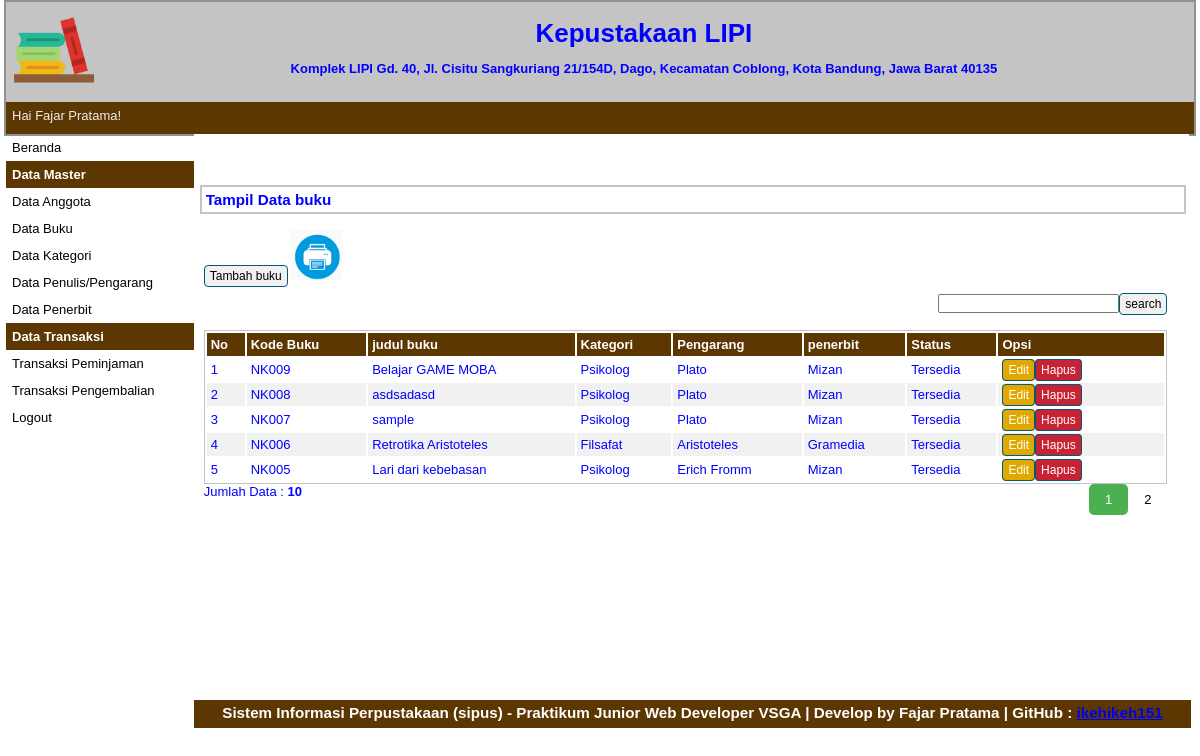
The app's page /index.php?p=buku (signed in) with its own data.
### tables this page shows
CREATE TABLE `tbbuku` (
  `id` int(11) NOT NULL,
  `kode_buku` varchar(10) NOT NULL,
  `judulbuku` varchar(50) NOT NULL,
  `kategori` varchar(50) NOT NULL,
  `pengarang` varchar(40) NOT NULL,
  `penerbit` varchar(40) NOT NULL,
  `status` varchar(10) NOT NULL DEFAULT '0' COMMENT '0 = tidak dipinjam\r\n1 = dipinjam',
  `waktu_dibuat` datetime NOT NULL DEFAULT current_timestamp()
);

CREATE TABLE `tbkategori` (
  `id` int(11) NOT NULL,
  `kode_kategori` varchar(10) NOT NULL,
  `nama_kategori` varchar(50) NOT NULL
);

CREATE TABLE `tbpenulis` (
  `id` int(11) NOT NULL,
  `kode_penulis` varchar(10) NOT NULL,
  `nama_penulis` varchar(50) NOT NULL
);

CREATE TABLE `tbpenerbit` (
  `id` int(11) NOT NULL,
  `kode_penerbit` varchar(10) NOT NULL,
  `nama_penerbit` varchar(50) NOT NULL
);

### pages/buku.php (the view, shortened to what this page needs)
<div id="label-page">
  <h3>Tampil Data buku</h3>
</div>
<div id="content">
  <p id="tombol-tambah-container"><a href="index.php?p=buku-input" class="tombol">Tambah buku</a>
    <a target="_blank" href="pages/cetak_buku.php"><img src="print.png" height="50px" height="50px"></a>
  <FORM CLASS="form-inline" METHOD="POST">
    <div align="right">
      <form method=post>
        <input type="text" name="pencarian"><input type="submit" name="search" value="search" class="tombol">
      </form>
  </FORM>
  </p>
  <br>
  <table id="tabel-tampil">
    <tr>
      <th id="label-tampil-no">No</td>
      <th>Kode Buku</th>
      <th>judul buku</th>
      <th>Kategori</th>
      <th>Pengarang</th>
      <th>penerbit</th>
      <th>Status</th>
      <th id="label-opsi">Opsi</th>
    </tr>
    <?php
    $batas = 5;
    extract($_GET);
    if (empty($hal)) {
      $posisi = 0;
      $hal = 1;
      $nomor = 1;
    } else {
      $posisi = ($hal - 1) * $batas;
      $nomor = $posisi + 1;
    }
    if ($_SERVER['REQUEST_METHOD'] == "POST") {
      echo "Hasil Pencarian dengan Kata Kunci : " . $_POST['pencarian'];
      $pencarian = trim(mysqli_real_escape_string($db, $_POST['pencarian']));
      if ($pencarian != "") {
        $sql = "SELECT tbbuku.*, k.nama_kategori, pen.nama_penulis, per.nama_penerbit FROM tbbuku
                        LEFT JOIN tbkategori k ON k.id = tbbuku.kategori
                        LEFT JOIN tbpenulis pen ON pen.id = tbbuku.pengarang
                        LEFT JOIN tbpenerbit per ON per.id = tbbuku.penerbit
                        WHERE judulbuku LIKE '%$pencarian%'
						OR kode_buku LIKE '%$pencarian%'
						OR nama_penulis LIKE '%$pencarian%'
						OR nama_penerbit LIKE '%$pencarian%'
						OR nama_kategori LIKE '%$pencarian%'
						ORDER BY waktu_dibuat DESC";
        $query = $sql;
        $queryJml = $sql;
      } else {
        $query = "SELECT tbbuku.*, k.nama_kategori, pen.nama_penulis, per.nama_penerbit FROM tbbuku
                        LEFT JOIN tbkategori k ON k.id = tbbuku.kategori
                        LEFT JOIN tbpenulis pen ON pen.id = tbbuku.pengarang
                        LEFT JOIN tbpenerbit per ON per.id = tbbuku.penerbit
                        ORDER BY waktu_dibuat  DESC LIMIT $posisi, $batas ";
        $queryJml = "SELECT * FROM tbbuku";
        $no = $posisi * 1;
      }
    } else {
      $query = "SELECT tbbuku.*, k.nama_kategori, pen.nama_penulis, per.nama_penerbit FROM tbbuku
                        LEFT JOIN tbkategori k ON k.id = tbbuku.kategori
                        LEFT JOIN tbpenulis pen ON pen.id = tbbuku.pengarang
                        LEFT JOIN tbpenerbit per ON per.id = tbbuku.penerbit
                        ORDER BY waktu_dibuat DESC LIMIT $posisi, $batas";
      $queryJml = "SELECT * FROM tbbuku";
    }
    $q_tampil_buku = mysqli_query($db, $query);
    if (mysqli_num_rows($q_tampil_buku) > 0) {
      while ($r_tampil_buku = mysqli_fetch_array($q_tampil_buku)) {
    ?>
        <tr>
          <td><?php echo $nomor; ?></td>
          <td><?php echo $r_tampil_buku['kode_buku']; ?></td>
          <td><?php echo $r_tampil_buku['judulbuku']; ?></td>
          <td><?php echo $r_tampil_buku['nama_kategori']; ?></td>
          <td><?php echo $r_tampil_buku['nama_penulis']; ?></td>
          <td><?php echo $r_tampil_buku['nama_penerbit']; ?></td>
          <td>
            <?php if ($r_tampil_buku['status'] == 0) : ?>
              Tersedia
            <?php else : ?>
              Dipinjam
            <?php endif; ?>
          </td>
          <td>
            <div class="tombol-opsi-container"><a href="index.php?p=buku-edit&id=<?php echo $r_tampil_buku['id']; ?>" class="tombol btn btn-warning">Edit</a></div>
            <div class="tombol-opsi-container"><a href="proses/buku-hapus.php?id=<?php echo $r_tampil_buku['id']; ?>" onclick="return confirm ('Apakah Anda Yakin Akan Menghapus Data Ini?')" class="tombol btn btn-danger">Hapus</a></div>
          </td>
        </tr>
    <?php $nomor++;
      }
    } else {
      echo "<tr><td colspan=6>Data Tidak Ditemukan</td></tr>";
    } ?>
  </table>
  <?php
  if (isset($_POST['pencarian'])) {
    if ($_POST['pencarian'] != '') {
      echo "<div style=\"float:left;\">";
      $jml = mysqli_num_rows(mysqli_query($db, $queryJml));
      echo "Data Hasil Pencarian: <b>$jml</b>";
      echo "</div>";
    }
  } else { ?>
    <div style="float: left;">
      <?php
      $jml = mysqli_num_rows(mysqli_query($db, $queryJml));
      echo "Jumlah Data : <b>$jml</b>";
      ?>
    </div>
    <div class="pagination">
      <?php
      $jml_hal = ceil($jml / $batas);
      for ($i = 1; $i <= $jml_hal; $i++) {
        if ($i != $hal) {
          echo "<a href=\"?p=buku&hal=$i\">$i</a>";
        } else {
          echo "<a class=\"active\">$i</a>";
        }
      }
      ?>
    </div>
  <?php
  }
  ?>
</div>

### style.css (style rules this page uses)
* { margin:0px; padding:0px }
body { font-family:sans-serif; font-size:13px; color:blue; }
.pagination { display: inline-block; }
.pagination a { color: black; float: left; padding: 8px 16px; text-decoration: none; }
.pagination a.active { background-color: #4CAF50; color: white; border-radius: 5px; }
#label-page { margin-top:6px; margin-bottom:6px; margin-left:6px; border:2px solid #C4C4C4; padding:4px; width:97.9%; }
#content { float:left; width:96.8%; min-height:454px; background-image : border:2px solid #C4C4C4; padding:10px; margin-bottom:6px; }
.tombol { border-radius:4px; font-size:12px; text-decoration:none; background-color:#F1F1F1; padding-top:3px; padding-bottom:3px; padding-left:5px; padding-right:5px; border:1px solid #01597E; color:black; }
#tombol-tambah-container { margin-bottom:10px; }
#tabel-tampil { border:1px solid #C4C4C4; width:100%; }
#tabel-tampil tr:nth-child(odd) { background-color:#F1F1F1; }
#tabel-tampil tr th { background-color:#5C3701; color:#FFFFFF; padding:4px; text-align:left; }
#tabel-tampil td { padding:4px; }
#label-tampil-no { width:30px; }
#label-opsi { width:158px; font-weight:bold; }
.tombol-opsi-container { float:left; }
.btn-danger { background-color: #C82333; color: #fff; }
.btn-warning { background-color: #E0A800; color: #fff; }

### records on screen
tbbuku: kode_buku "NK009", judulbuku "Belajar GAME MOBA", tbkategori.nama_kategori "Psikolog", tbpenulis.nama_penulis "Plato", tbpenerbit.nama_penerbit "Mizan", status "Tersedia"
tbbuku: kode_buku "NK008", judulbuku "asdsadasd", tbkategori.nama_kategori "Psikolog", tbpenulis.nama_penulis "Plato", tbpenerbit.nama_penerbit "Mizan", status "Tersedia"
tbbuku: kode_buku "NK007", judulbuku "sample", tbkategori.nama_kategori "Psikolog", tbpenulis.nama_penulis "Plato", tbpenerbit.nama_penerbit "Mizan", status "Tersedia"
tbbuku: kode_buku "NK006", judulbuku "Retrotika Aristoteles", tbkategori.nama_kategori "Filsafat", tbpenulis.nama_penulis "Aristoteles", tbpenerbit.nama_penerbit "Gramedia", status "Tersedia"
tbbuku: kode_buku "NK005", judulbuku "Lari dari kebebasan", tbkategori.nama_kategori "Psikolog", tbpenulis.nama_penulis "Erich Fromm", tbpenerbit.nama_penerbit "Mizan", status "Tersedia"

### other values on screen
$_SESSION['nama'] "Fajar Pratama"
$jml "10"
